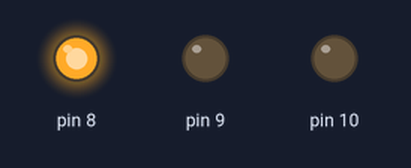
This sketch was run on a simulated Arduino Uno, built with avr-gcc and run on an emulated ATmega328P. Shown: output pins drawn as LEDs (lit = HIGH).

Above: at 2.5 s.
At 5.2 s:
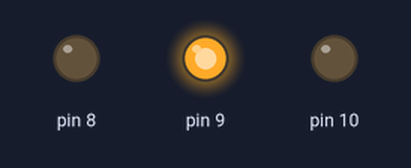
At 8.0 s:
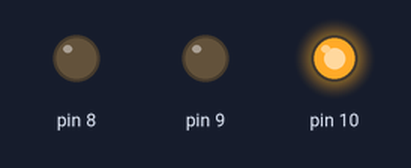
Timing chart, 0 to 14.3 s (numbered marks = the images above):
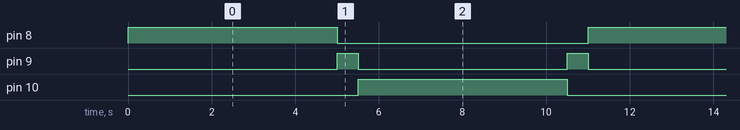

The sketch:

Praktikum_1_IGD_Traffic_Lamp__reverse_.ino
```cpp
void setup()
{
  // put your setup code here, to run once:
  pinMode(8, OUTPUT);
  pinMode(9, OUTPUT);
  pinMode(10, OUTPUT);
}

void loop()
{
  // put your main code here, to run repeatedly:

  // lampu merah menyala 5 detik
  digitalWrite(9, LOW);
  digitalWrite(10, LOW);
  digitalWrite(8, HIGH);
  delay(5000);

  // lampu kuning menyala 0,5 detik
  digitalWrite(8, LOW);
  digitalWrite(10, LOW);
  digitalWrite(9, HIGH);
  delay(500);

  // lampu hijau menyala 5 detik
  digitalWrite(8, LOW);
  digitalWrite(9, LOW);
  digitalWrite(10, HIGH);
  delay(5000);

  // lampu kuning menyala lagi 0,5 detik
  digitalWrite(8, LOW);
  digitalWrite(10, LOW);
  digitalWrite(9, HIGH);
  delay(500);
}
```

Measured:
- by itself, pin 8, pin 10: alternates HIGH for 5.0 s and LOW for 6.0 s
- by itself, pin 9: alternates HIGH for 0.50 s and LOW for 5.0 s
- by itself, everything shown: repeats every 11.0 s, in 4 steps
